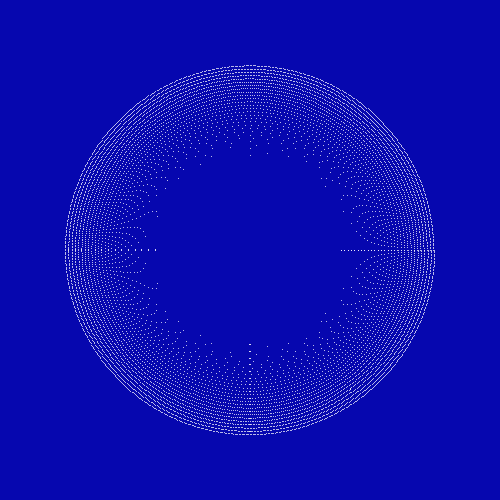
Frame 1 (no input)
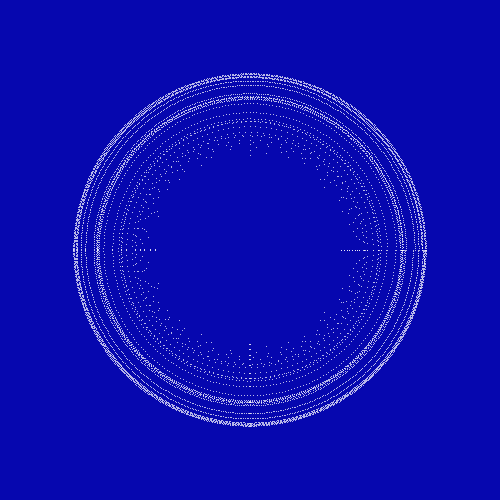
Frame 60 (the mouse pressed at the canvas centre just before this capture)
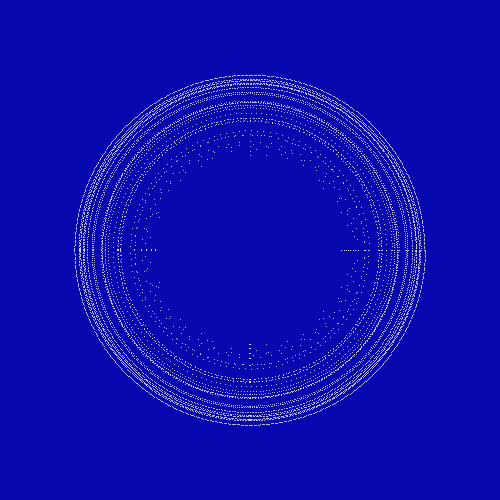
Frame 120 (the mouse held since frame 60 and released just before this capture)

The Processing sketch that drew these frames (run headless with seeded random() and noise(); from frame 60 on, the mouse is pressed at the canvas centre):

// Processing sketch: sketch_16122017
// ── sketch_16122017.pde
int total = 30;
Particles[] particles = new Particles[total];

void setup(){
  size(500,500);
  smooth();
  for(int i = 0; i < total; i++){
    float r = map(i,0,total, 50,150);
    particles[i] = new Particles(i, r);
  }
}

void draw(){
  background(6,7,175);
  translate(width/2, height/2);
  for(int i = 0; i < total; i++){
    particles[i].display();
  }
}
// ── Particles.pde
class Particles{
  int total;
  float radius;
  float t = 0;
  Particles(int _total, float _radius){
    total = _total;
    radius = _radius;
  }
  
  void display(){
    for(int i = 0; i <= pow(total,2); i++){
      t+=0.0001;
      float n = noise(t);
      float m = map(n,0,1,20,50);
      float angle = map(i,0,pow(total,2), 0, TWO_PI);
      float x = (radius+m) * cos(angle);
      float y = (radius+m) * sin(angle);
      stroke(255);
      point(x,y);
    }
  }
}
